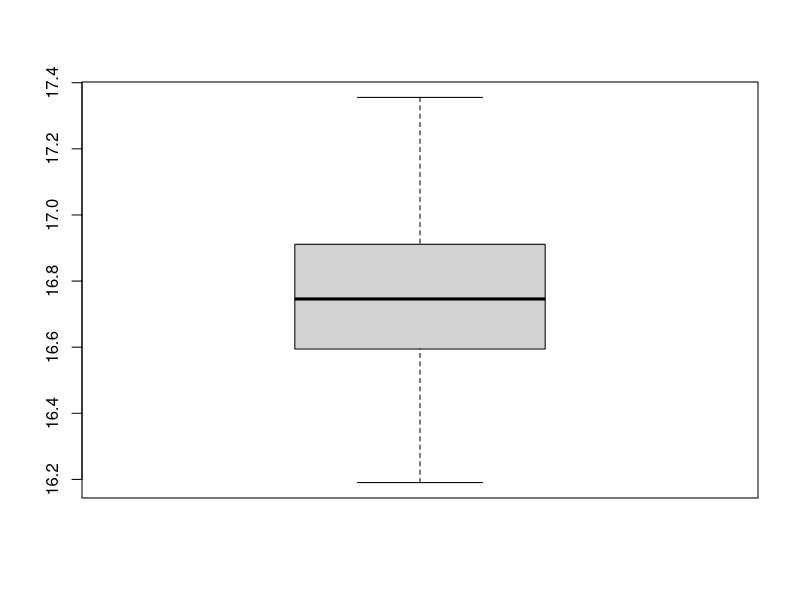
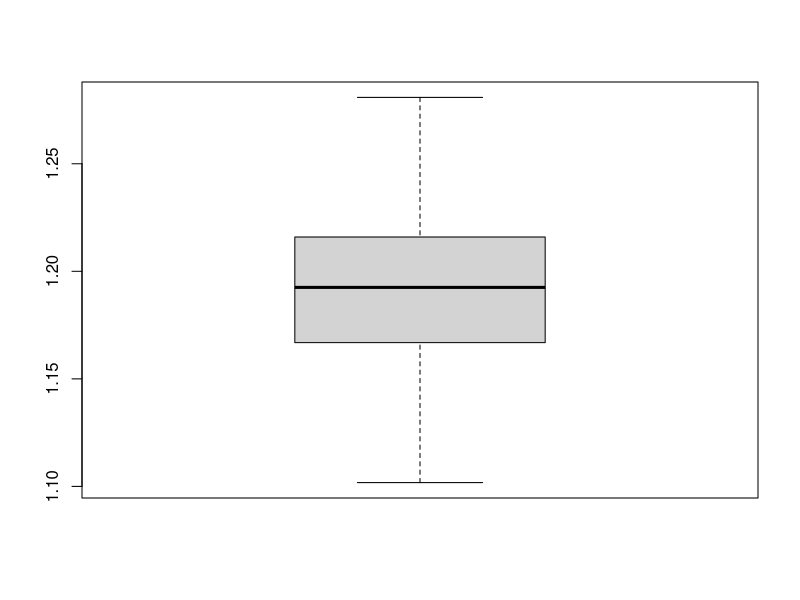

R code for these plots, in order: (Note: this script raises an error after producing the figures.)
# Importar dados #
data = read.csv2("205650.txt", sep=" ", dec = ".")

# (a) Dividir a amostra aleatoriamente em duas partes: treinamento (85%) e teste (15%) #
train_size <- floor(0.85 * nrow(data))
set.seed(205650)
train_index <- sample(seq_len(nrow(data)), size = train_size)
train <- data[train_index, ]
test <- data[-train_index, ]

split_data = function(data){
  
}
  
# (b) #
# Regressao simples (MQO) #
reg = lm(Y ~ X, data=train)

# Previsao de cada ponto amostra de teste #
#Y = reg$coefficients[1] + reg$coefficients[2]*test$X
test_Ypred = predict(reg, test)

# Erro absoluto medio teste #
test_abs_error = abs(test$Y - test_Ypred)
MAEout = sum(test_abs_error)/15

# Erro absoluto medio treinamento #
train_Ypred = predict(reg, train)
train_abs_error = abs(train$Y - train_Ypred)
MAEin = sum(train_abs_error)/85


# (c) Funcao que calcula melhor reta para minimizar L1 #

#revisar questao de test/train
opt_l1_loss = function(dataset){
  l1_loss = function(y, f) {
    sum(abs(y - f))
  }
  
  fn = function(params){
    b0 = params[1]
    b1 = params[2]
    l1_loss(y = dataset$Y, f = (b0 + b1 * dataset$X))
  }
  
  opt_b = optim(
    par = c(b0 = 0, b1=0),
    fn = fn
  )
  opt_b$par
}

# (d) #
train_Ypred_l1 = opt_l1_loss(train)[1] + opt_l1_loss(train)[2]*train$X
test_Ypred_l1 = opt_l1_loss(test)[1] + opt_l1_loss(test)[2]*test$X

# Erro absoluto medio teste L1 #
test_abs_error_l1 = abs(test$Y - test_Ypred_l1)
MAEout_l1 = sum(test_abs_error_l1)/15

# Erro absoluto medio treinamento L1 #
train_abs_error_l1 = abs(train$Y - train_Ypred_l1)
MAEin_l1 = sum(train_abs_error_l1)/85

MAE_reg = c(MAEin, MAEout)
MAE_l1 = c(MAEin_l1, MAEout_l1)

setNames(MAE_reg, MAE_l1)

# (e) #
b_vec = rep(0, 100)
est_b_list = data.frame(b0_reg=b_vec,
                   b1_reg=b_vec,
                   b0_l1=b_vec,
                   b1_l1=b_vec)

MAEin_reg_list = rep(0, 100)
MAEout_reg_list = rep(0, 100)
MAEin_l1_list = rep(0,100)
MAEout_l1_list = rep(0,100)

set.seed(205650)
for (i in seq(1:100)){
  train_index <- sample(seq_len(nrow(data)), size = train_size)
  train <- data[train_index, ]
  test <- data[-train_index, ]
  
  reg = lm(Y ~ X, data=train)
  est_b_list$b0_reg[i] = reg$coefficients[1]
  est_b_list$b1_reg[i] = reg$coefficients[2]
  
  test_Ypred = predict(reg, test)
  train_Ypred = predict(reg, train)
  
  test_abs_error = abs(test$Y - test_Ypred)
  MAEout = sum(test_abs_error)/15
  MAEout_reg_list[i] = MAEout
  
  train_abs_error = abs(train$Y - train_Ypred)
  MAEin = sum(train_abs_error)/85
  MAEin_reg_list[i] = MAEin
  
  train_Ypred_l1 = opt_l1_loss(train)[1] + opt_l1_loss(train)[2]*train$X
  test_Ypred_l1 = opt_l1_loss(test)[1] + opt_l1_loss(test)[2]*test$X
  
  est_b_list$b0_l1[i] = opt_l1_loss(train)[1]
  est_b_list$b1_l1[i] = opt_l1_loss(train)[2]
  
  # Erro absoluto medio teste L1 #
  test_abs_error_l1 = abs(test$Y - test_Ypred_l1)
  MAEout_l1 = sum(test_abs_error_l1)/15
  
  # Erro absoluto medio treinamento L1 #
  train_abs_error_l1 = abs(train$Y - train_Ypred_l1)
  MAEin_l1 = sum(train_abs_error_l1)/85
  
}

View(est_b_list)
install.packages("ggplot2")
library(ggplot2)

# b0
boxplot(est_b_list$b0_reg)
summary(est_b_list$b0_reg)

#b1
boxplot(est_b_list$b1_reg)
summary(est_b_list$b1_reg)



ggplot(est_b_list, aes(x="", y=b0)) + 
  geom_boxplot() + 
  theme_bw()
